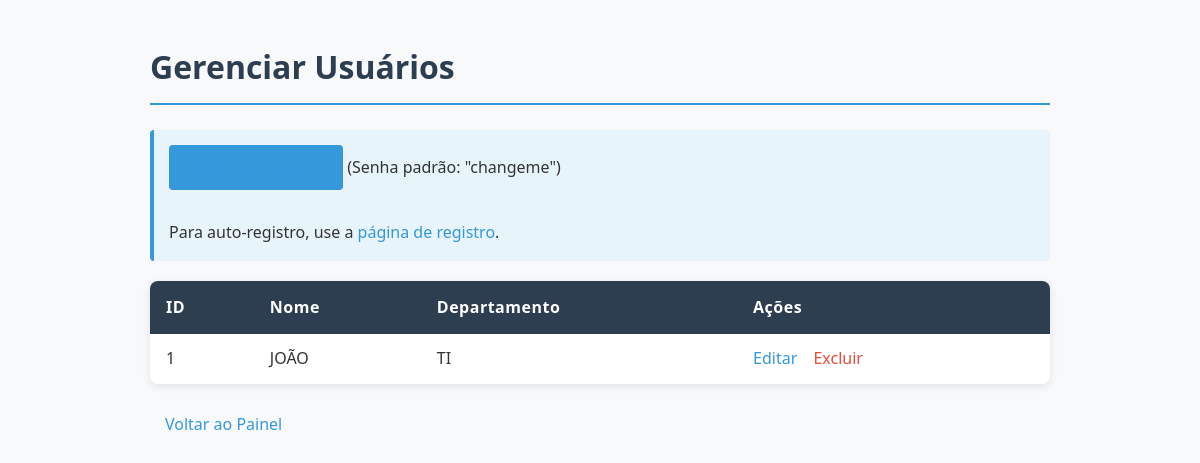
The page /usuarios (signed in) on the database as committed earlier.
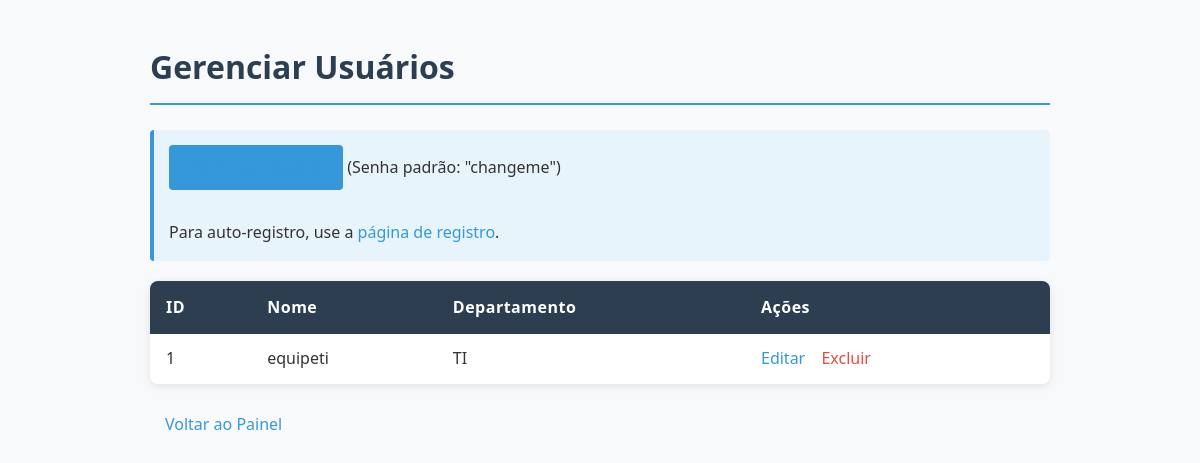
The same page on the database as committed later.
### tables this page shows
CREATE TABLE usuarios (id INTEGER PRIMARY KEY, nome TEXT NOT NULL UNIQUE, departamento TEXT, password TEXT);

### gestor_ativos_ti.py (the view)
@app.route('/usuarios')
@login_required
def listar_usuarios():
    return render_template('listar_usuarios.html', items=db_query("SELECT id, nome, departamento FROM usuarios"))

### gestor_ativos_ti.py (called while the page is built)
@login_manager.user_loader
def load_user(user_id):
    conn = sqlite3.connect('ativos_ti.db')
    c = conn.cursor()
    c.execute("SELECT id, nome FROM usuarios WHERE id = ?", (user_id,))
    user_data = c.fetchone()
    conn.close()
    if user_data:
        return User(id=user_data[0], nome=user_data[1])
    return None

def db_query(query, params=(), fetchone=False, commit=False):
    conn = sqlite3.connect('ativos_ti.db')
    conn.row_factory = sqlite3.Row
    c = conn.cursor()
    c.execute(query, params)
    result = c.fetchone() if fetchone else c.fetchall()
    if commit:
        conn.commit()
    conn.close()
    return result

### templates/listar_usuarios.html (shortened to what this page needs)
<!DOCTYPE html>
<html>
<head>
</head>
<body>
    <h1>Gerenciar Usuários</h1>
    <div class="info-box">
        <p><a href="{{ url_for('adicionar_usuario') }}" class="add-button">Adicionar Usuário</a> (Senha padrão: "changeme")</p>
        <p>Para auto-registro, use a <a href="{{ url_for('register') }}">página de registro</a>.</p>
    </div>
    <table>
        <thead>
            <tr>
                <th>ID</th>
                <th>Nome</th>
                <th>Departamento</th>
                <th>Ações</th>
            </tr>
        </thead>
        <tbody>
            {% for item in items %}
            <tr>
                <td>{{ item.id }}</td>
                <td>{{ item.nome }}</td>
                <td>{{ item.departamento }}</td>
                <td>
                    <a href="{{ url_for('editar_usuario', id=item.id) }}">Editar</a>
                    <a href="{{ url_for('excluir_usuario', id=item.id) }}" onclick="return confirm('Tem certeza?');">Excluir</a>
                </td>
            </tr>
            {% else %}
            <tr>
                <td colspan="4" class="empty-state">Nenhum usuário cadastrado.</td>
            </tr>
            {% endfor %}
        </tbody>
    </table>
    <a href="{{ url_for('index') }}" class="back-link">Voltar ao Painel</a>
</body>
</html>

Rows that differ between the two databases and show on the page:
changed usuarios "TI": nome "JOÃO" → "equipeti"
